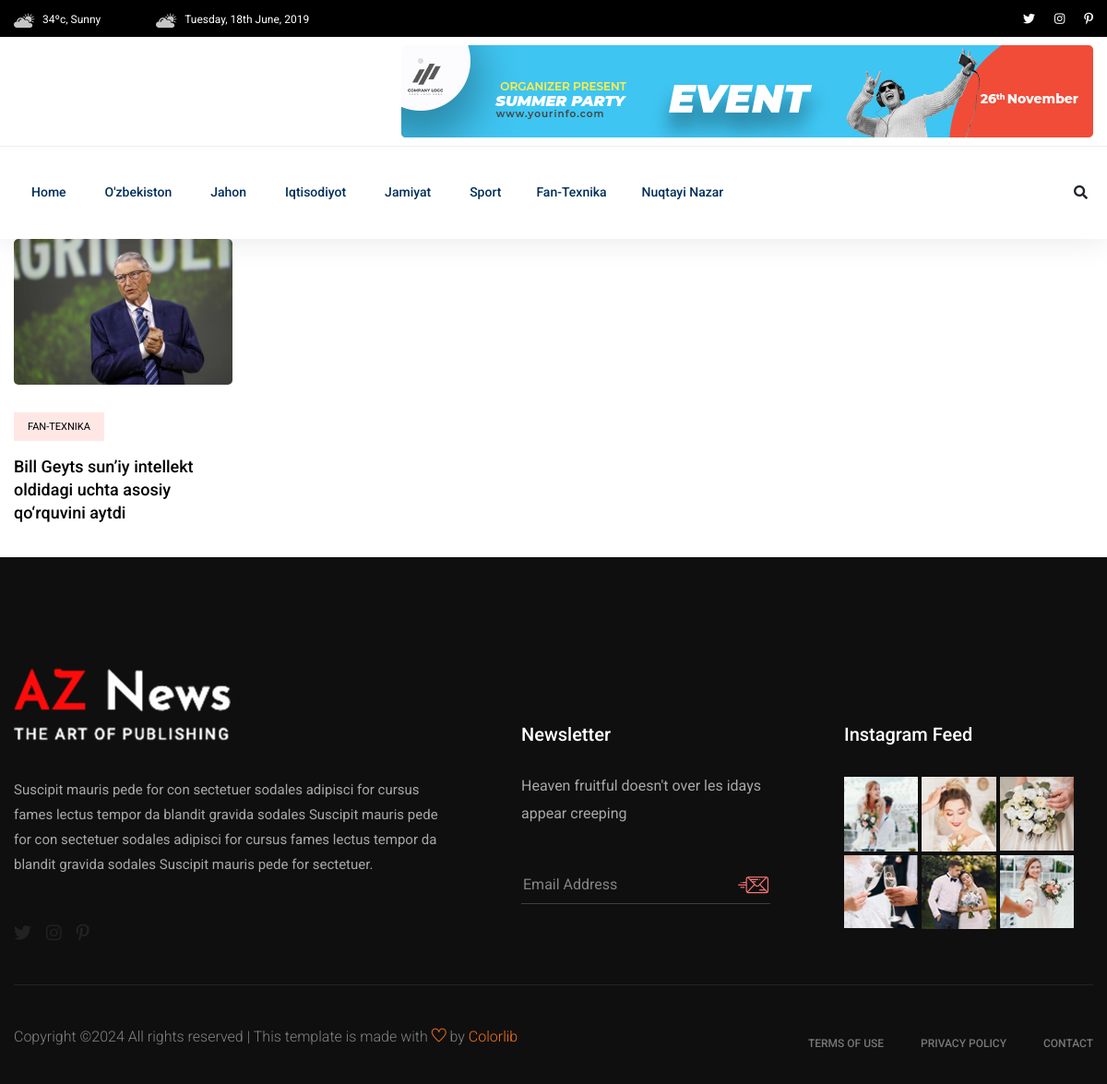
Before: / with the older database file.
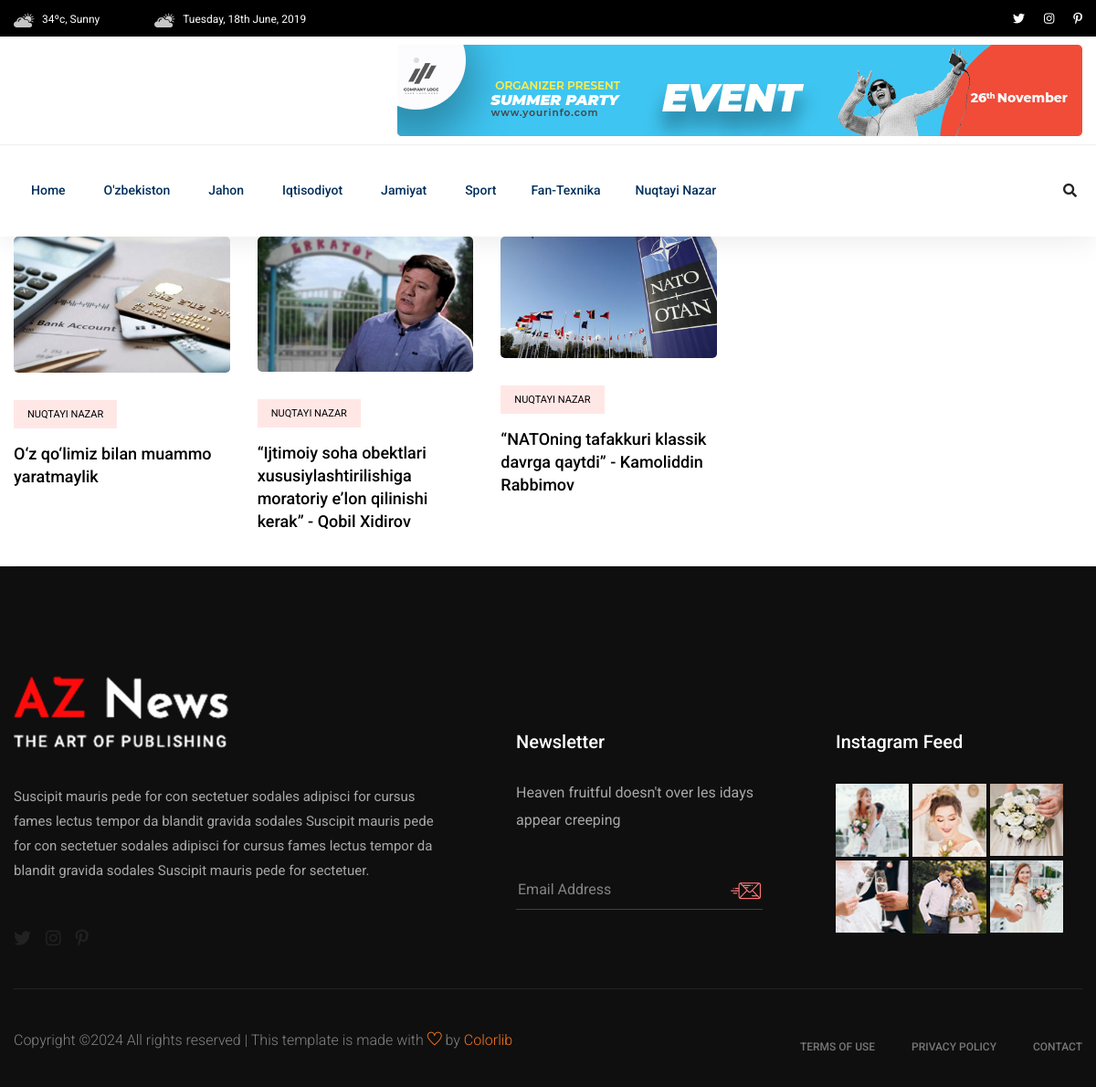
After: the same page with the newer database file.
### news/models.py (models this page shows, shortened)
class News(models.Model):
    title = models.CharField(max_length=255)
    subtitle = models.CharField(max_length=500)
    slug = models.CharField(max_length=255)
    description = models.TextField()
    image = models.ImageField(upload_to='news_images/', blank=True, null=True)
    video_link = models.CharField(max_length=255, blank=True, null=True)
    published_time = models.DateTimeField(auto_now_add=True)
    updated_time = models.DateTimeField(auto_now=True)
    category = models.ForeignKey(Category, on_delete=models.CASCADE)
    views_count = models.IntegerField(default=0)

class Category(models.Model):
    name = models.CharField(max_length=100, unique=True)
    def __str__(self):
        return self.name

### news/views.py (the view)
# urls.py: path('', index, name='home'),
def index(request):
    news = News.objects.order_by('-published_time')[0:3]
    context = {
        'news': news,
    }
    return render(request, 'index.html', context)

### templates/index.html
{% extends 'base.html' %}
{% block content %}
<main>
 <div class="trending-area fix">
        <div class="container">
            <div class="trending-main">
                <div class="row">
                    <div class="col-lg-8">
                        <div class="trending-bottom">
                            <div class="row">
                                {% for new in news %}
                                <div class="col-lg-4">
                                <div class="single-bottom mb-35">
                                    <div class="trend-bottom-img mb-30">
                                        <img src="{{ new.image.url }}" alt="rasm">
                                    </div>
                                    <div class="trend-bottom-cap">
                                        <span class="color1">{{ new.category }}</span>
                                        <h4><a href="{% url 'new_view' new.slug %}">{{ new.title }}</a></h4>
                                    </div>
                                </div>
                                </div>
                                {% endfor %}
                            </div>
                        </div>
                    </div>
                </div>
            </div>
        </div>
    </div>
</main>
{% endblock %}

### templates/base.html (shortened to what this page needs)
{% load static %}
<!doctype html>
<html class="no-js" lang="zxx">
    <head>
        <link rel="stylesheet" href="https://cdnjs.cloudflare.com/ajax/libs/font-awesome/5.15.3/css/all.min.css">
            <link rel="stylesheet" href="{% static 'assets/css/bootstrap.min.css' %}">
            <link rel="stylesheet" href="{% static 'assets/css/owl.carousel.min.css' %}">
            <link rel="stylesheet" href="{% static 'assets/css/ticker-style.css' %}">
            <link rel="stylesheet" href="{% static 'assets/css/flaticon.css' %}">
            <link rel="stylesheet" href="{% static 'assets/css/slicknav.css' %}">
            <link rel="stylesheet" href="{% static 'assets/css/animate.min.css' %}">
            <link rel="stylesheet" href="{% static 'assets/css/magnific-popup.css' %}">
            <link rel="stylesheet" href="{% static 'assets/css/fontawesome-all.min.css' %}">
            <link rel="stylesheet" href="{% static 'assets/css/themify-icons.css' %}">
            <link rel="stylesheet" href="{% static 'assets/css/slick.css' %}">
            <link rel="stylesheet" href="{% static 'assets/css/nice-select.css' %}">
            <link rel="stylesheet" href="{% static 'assets/css/style.css' %}">
   </head>
   <body>
    <header>
       <div class="header-area">
            <div class="main-header ">
                <div class="header-top black-bg d-none d-md-block">
                   <div class="container">
                       <div class="col-xl-12">
                            <div class="row d-flex justify-content-between align-items-center">
                                <div class="header-info-left">
                                    <ul>
                                        <li><img src="{% static 'assets/img/icon/header_icon1.png' %}" alt="">34ºc, Sunny </li>
                                        <li><img src="{% static 'assets/img/icon/header_icon1.png' %}" alt="">Tuesday, 18th June, 2019</li>
                                    </ul>
                                </div>
                                <div class="header-info-right">
                                    <ul class="header-social">
                                        <li><a href="#"><i class="fab fa-twitter"></i></a></li>
                                        <li><a href="#"><i class="fab fa-instagram"></i></a></li>
                                       <li> <a href="#"><i class="fab fa-pinterest-p"></i></a></li>
                                    </ul>
                                </div>
                            </div>
                       </div>
                   </div>
                </div>
                <div class="header-mid d-none d-md-block">
                   <div class="container">
                        <div class="row d-flex align-items-center">
                            <div class="col-xl-3 col-lg-3 col-md-3">
                                <div class="logo">
                                </div>
                            </div>
                            <div class="col-xl-9 col-lg-9 col-md-9">
                                <div class="header-banner f-right ">
                                    <img src="{% static 'assets/img/hero/header_card.jpg' %}" alt="">
                                </div>
                            </div>
                        </div>
                   </div>
                </div>
               <div class="header-bottom header-sticky">
                    <div class="container">
                        <div class="row align-items-center">
                            <div class="col-xl-10 col-lg-10 col-md-12 header-flex">
                                <div class="main-menu d-none d-md-block">
                                    <nav>
                                        <ul id="navigation">
                                            <li><a href="{% url 'home' %}">Home</a></li>
                                            <li><a href="{% url 'categories_view' %}">O'zbekiston</a></li>
                                            <li><a href="{% url 'categories_view' %}">Jahon</a></li>
                                            <li><a href="{% url 'categories_view' %}">Iqtisodiyot</a></li>
                                            <li><a href="{% url 'categories_view' %}">Jamiyat</a></li>
                                            <li><a href="{% url 'categories_view' %}">Sport</a>
                                            <li><a href="{% url 'categories_view' %}">Fan-texnika</a>
                                            <li><a href="{% url 'categories_view' %}">Nuqtayi nazar</a></li>
                                        </ul>
                                    </nav>
                                </div>
                            </div>
                            <div class="col-xl-2 col-lg-2 col-md-4">
                                <div class="header-right-btn f-right d-none d-lg-block">
                                    <i class="fas fa-search special-tag"></i>
                                </div>
                            </div>
                            <div class="col-12">
                            </div>
                        </div>
                    </div>
               </div>
            </div>
       </div>
    </header>
    {% block content %}{% endblock %}
   <footer>
       <div class="footer-area footer-padding fix">
            <div class="container">
                <div class="row d-flex justify-content-between">
                    <div class="col-xl-5 col-lg-5 col-md-7 col-sm-12">
                        <div class="single-footer-caption">
                            <div class="single-footer-caption">
                                <div class="footer-logo">
                                    <a href="index.html"><img src="assets/img/logo/logo2_footer.png" alt=""></a>
                                </div>
                                <div class="footer-tittle">
                                    <div class="footer-pera">
                                        <p>Suscipit mauris pede for con sectetuer sodales adipisci for cursus fames lectus tempor da blandit gravida sodales  Suscipit mauris pede for con sectetuer sodales adipisci for cursus fames lectus tempor da blandit gravida sodales  Suscipit mauris pede for sectetuer.</p>
                                    </div>
                                </div>
                                <div class="footer-social">
                                    <a href="#"><i class="fab fa-twitter"></i></a>
                                    <a href="#"><i class="fab fa-instagram"></i></a>
                                    <a href="#"><i class="fab fa-pinterest-p"></i></a>
                                </div>
                            </div>
                        </div>
                    </div>
                    <div class="col-xl-3 col-lg-3 col-md-4  col-sm-6">
                        <div class="single-footer-caption mt-60">
                            <div class="footer-tittle">
                                <h4>Newsletter</h4>
                                <p>Heaven fruitful doesn't over les idays appear creeping</p>
                                <div class="footer-form" >
                                    <div id="mc_embed_signup">
                                        <form target="_blank" action="https://spondonit.us12.list-manage.com/subscribe/post?u=1462626880ade1ac87bd9c93a&amp;id=92a4423d01"
                                        method="get" class="subscribe_form relative mail_part">
                                            <input type="email" name="email" id="newsletter-form-email" placeholder="Email Address"
                                            class="placeholder hide-on-focus" onfocus="this.placeholder = ''"
                                            onblur="this.placeholder = ' Email Address '">
                                            <div class="form-icon">
                                            <button type="submit" name="submit" id="newsletter-submit"
                                            class="email_icon newsletter-submit button-contactForm"><img src="assets/img/logo/form-iocn.png" alt=""></button>
                                            </div>
                                        </form>
                                    </div>
                                </div>
                            </div>
                        </div>
                    </div>
                    <div class="col-xl-3 col-lg-3 col-md-5 col-sm-6">
                        <div class="single-footer-caption mb-50 mt-60">
                            <div class="footer-tittle">
                                <h4>Instagram Feed</h4>
                            </div>
                            <div class="instagram-gellay">
                                <ul class="insta-feed">
                                    <li><a href="#"><img src="assets/img/post/instra1.jpg" alt=""></a></li>
                                    <li><a href="#"><img src="assets/img/post/instra2.jpg" alt=""></a></li>
                                    <li><a href="#"><img src="assets/img/post/instra3.jpg" alt=""></a></li>
                                    <li><a href="#"><img src="assets/img/post/instra4.jpg" alt=""></a></li>
                                    <li><a href="#"><img src="assets/img/post/instra5.jpg" alt=""></a></li>
                                    <li><a href="#"><img src="assets/img/post/instra6.jpg" alt=""></a></li>
                                </ul>
                            </div>
                        </div>
                    </div>
                </div>
            </div>
        </div>
       <div class="footer-bottom-area">
           <div class="container">
               <div class="footer-border">
                    <div class="row d-flex align-items-center justify-content-between">
                        <div class="col-lg-6">
                            <div class="footer-copy-right">
                                <p>
  Copyright &copy;<script>document.write(new Date().getFullYear());</script> All rights reserved | This template is made with <i class="ti-heart" aria-hidden="true"></i> by <a href="https://colorlib.com" target="_blank">Colorlib</a>
  </p>
                            </div>
                        </div>
                        <div class="col-lg-6">
                            <div class="footer-menu f-right">
                                <ul>
                                    <li><a href="#">Terms of use</a></li>
                                    <li><a href="#">Privacy Policy</a></li>
                                    <li><a href="#">Contact</a></li>
                                </ul>
                            </div>
                        </div>
                    </div>
               </div>
           </div>
       </div>
   </footer>
    </body>
</html>

Changed rows visible on the page:
no longer on this page (row edited): News: image (picture), category "FAN-TEXNIKA", title "Bill Geyts sun’iy intellekt oldidagi uchta asosiy qo‘rquvini aytdi"
added News: image (picture), category "NUQTAYI NAZAR", title "O‘z qo‘limiz bilan muammo yaratmaylik"
added News: image (picture), category "NUQTAYI NAZAR", title "“Ijtimoiy soha obektlari xususiylashtirilishiga moratoriy e’lon qilinishi kerak” - Qobil Xidirov"
added News: image (picture), category "NUQTAYI NAZAR", title "“NATOning tafakkuri klassik davrga qaytdi” - Kamoliddin Rabbimov"
